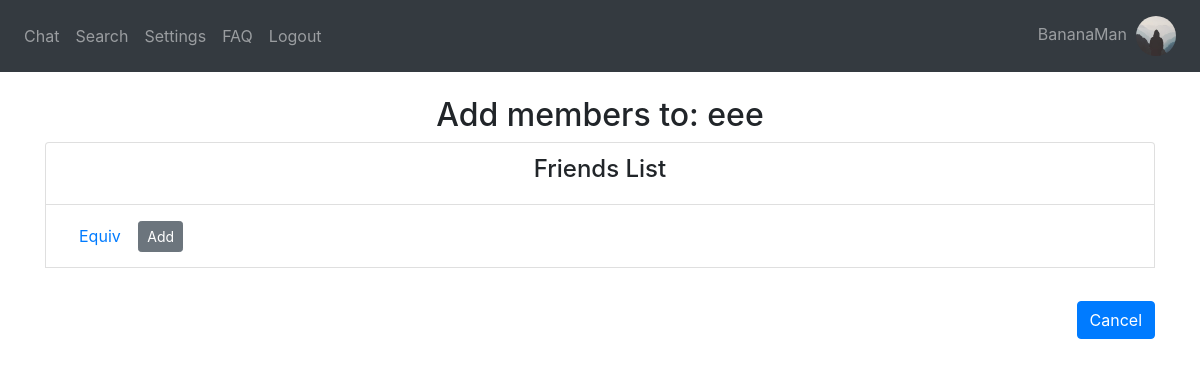
The app's page /add-members/2 (signed in), older data.
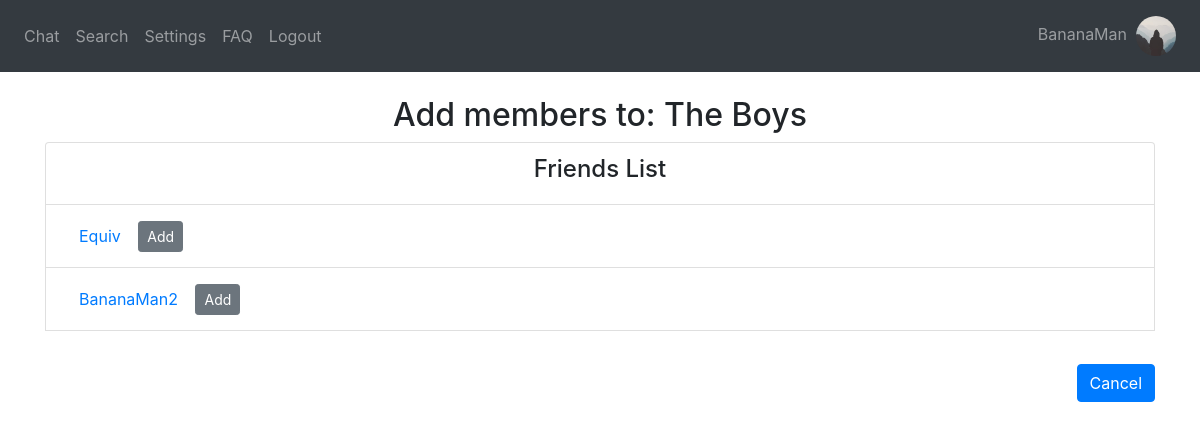
The same page, newer data.
### website/models.py (models this page shows)
class Group(db.Model):
    group_id = db.Column(db.Integer, primary_key=True)
    group_name = db.Column(db.String(20))

class Friend(db.Model):
    id = db.Column(db.Integer, primary_key=True)
    user_id = db.Column(db.Integer, db.ForeignKey('user.id')) #one-to-many relationship
    friend_id = db.Column(db.Integer)
    friend_name = db.Column(db.String(10000))

### website/group_views.py (the view)
@group_views.route('/add-members/<string:group_id>', methods=['GET', 'POST'])
def add_members(group_id):
    group = Group.query.filter(Group.group_id == group_id).first_or_404()
    return render_template("add_members.html", user=current_user, group=group, db=db, user_groups=user_groups, and_=and_)

### website/__init__.py (called while the page is built)
def create_app():
    app = Flask(__name__)
    app.config['SECRET_KEY'] = 'wadkjwlajda'
    app.config['SQLALCHEMY_DATABASE_URI'] = f'sqlite:///{DB_NAME}'
    db.init_app(app)
    from .views import views
    from .auth import auth
    from .group_views import group_views
    app.register_blueprint(views, url_prefix='/')
    app.register_blueprint(auth, url_prefix='/')
    app.register_blueprint(group_views, url_prefix='/')
    from .models import User, Message
    create_database(app)
    login_manager = LoginManager()
    login_manager.login_view = 'auth.login'
    login_manager.init_app(app)
    @login_manager.user_loader
    def load_user(id):
        return User.query.get(int(id))
    return app

### website/templates/add_members.html
{% extends "base.html" %} {% block title %}Chat{% endblock %} {% block content
    %}
    <h2 align="center">Add members to: {{group.group_name}}</h2>
<div align="center">
    <li class="list-group-item"><h4 align="center">Friends List</h4></li>
    {% if user.friends_list %}
        {% for friend in user.friends_list %}
            <li class="list-group-item">
                <div align="left" ><a class="btn btn-link" id="create-group" href="/add-member/{{group.group_id}}/{{friend.friend_id}}">{{friend.friend_name}}</a>
            {% if not db.session.query(user_groups).filter(and_(user_groups.c.user_id==friend.id, user_groups.c.group_id==group.group_id)).first() %}
                <a align="left" class="btn btn-secondary btn-sm" id="create-group" href="/add-member/{{group.group_id}}/{{friend.friend_id}}">Add</a>
            </div>
            {% endif %}
            </li>
        {% endfor %}
    {% endif %}
    <div style="float: right; padding-top: 3%"><a class="btn btn-primary" id="create-group" href="/group-chat/{{group.group_id}}">Cancel</a></div>
</div>
{% endblock %}

Row changes from the older to the newer data that the page shows:
changed Group: group_name "eee" → "The Boys"
added Friend: friend_name "BananaMan2"
